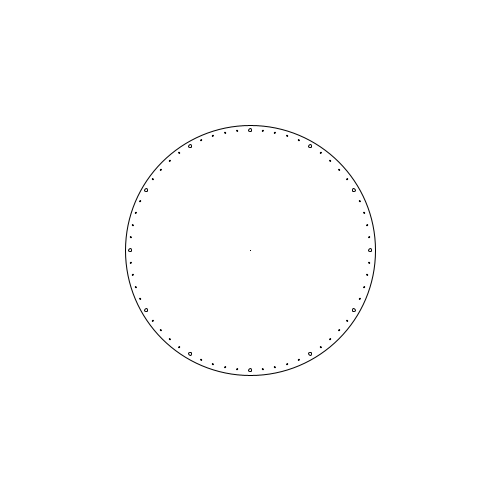
Frame 1 (no input)
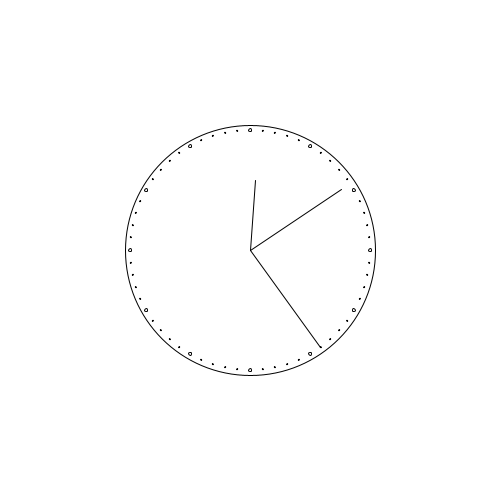
Frame 60 (the mouse pressed at the canvas centre just before this capture)
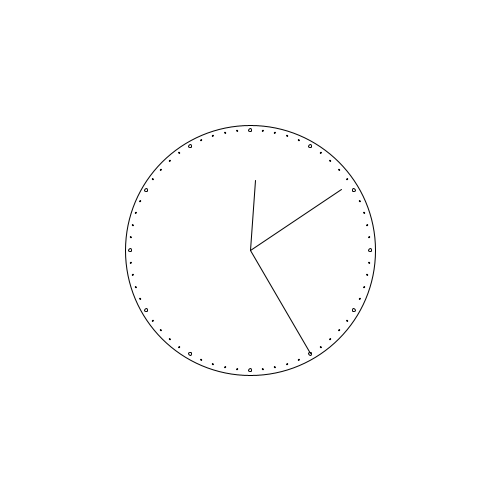
Frame 120 (the mouse held since frame 60 and released just before this capture)

The Processing sketch that drew these frames (run headless with seeded random() and noise(); from frame 60 on, the mouse is pressed at the canvas centre):

// Processing sketch: Clock
// ── Clock.pde
void setup(){
  size(500, 500);
}
PVector _hLine = new PVector(0, 0);
PVector _mLine = new PVector(0, 0);
PVector _sLine = new PVector(0, 0);
void draw(){
  float s = second();
  float m = minute() + s/60.0;
  float h = hour()%12 + m/60.0;  
  background(255);
  circle(250,250, 250);
  for(int i= 0; i < 60; ++i){
    float x = 250 + 120 * cos(TWO_PI/60*i-HALF_PI);
    float y = 250 + 120 * sin(TWO_PI/60*i-HALF_PI);    
    if(i%5 == 0){
      circle(x,y,3);      
    }
    else
    {
      circle(x,y,1);
    }
  }
  line(250,250,250+_hLine.x, 250+_hLine.y);
  line(250,250,250+_mLine.x, 250+_mLine.y);
  line(250,250,250+_sLine.x, 250+_sLine.y);
  //時間
  _hLine.x = 70 * cos(TWO_PI/12*h-HALF_PI);
  _hLine.y = 70 * sin(TWO_PI/12*h-HALF_PI);
  //分
  _mLine.x = 110 * cos(TWO_PI/60*m-HALF_PI);
  _mLine.y = 110 * sin(TWO_PI/60*m-HALF_PI);
  //秒
  _sLine.x = 120 * cos(TWO_PI/60*s-HALF_PI);
  _sLine.y = 120 * sin(TWO_PI/60*s-HALF_PI);
}
